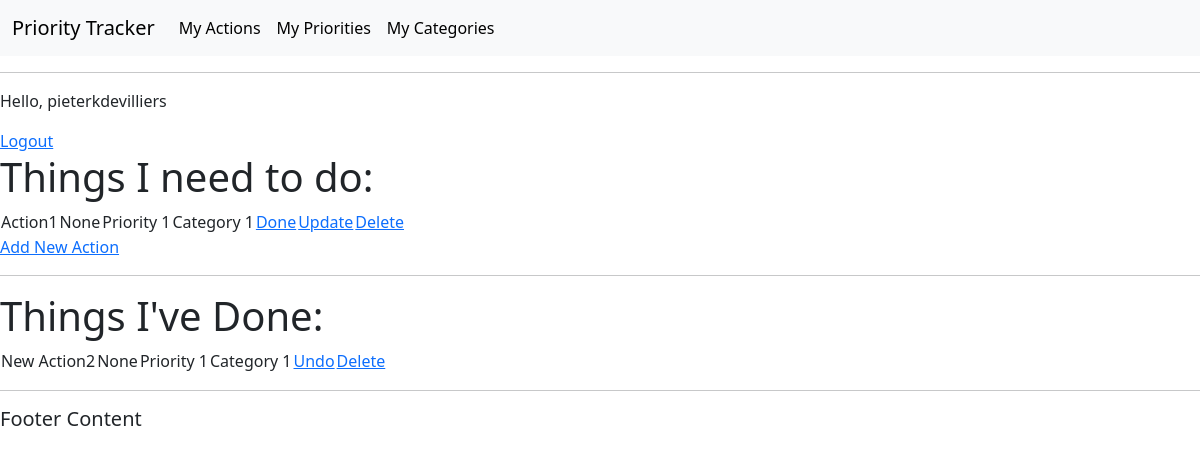
The app's page /actions/ (signed in) with its own data.
### actions/models.py (models this page shows, shortened)
class Action(models.Model):
    title = models.CharField(max_length=50, null=False, blank=False)
    trackedTime = models.DurationField(null=True, blank=True)
    doneStatus = models.BooleanField(null=False, blank=False, default=False)
    date = models.DateField(auto_now_add=True)
    category = models.ForeignKey(
        Category, on_delete=models.CASCADE, null=False, blank=False)
    priority = models.ForeignKey(
        Priority, on_delete=models.CASCADE, null=False, blank=False)
    user = models.ForeignKey(
        User, on_delete=models.CASCADE, related_name="action", null=True)

class Priority(models.Model):
    title = models.CharField(max_length=50, null=False, blank=False)
    description = models.CharField(max_length=150)
    activeStatus = models.BooleanField(null=False, blank=False, default=True)
    user = models.ForeignKey(
        User, on_delete=models.CASCADE, related_name="priorities", null=True)
    def __str__(self):
        return str(self.title)

class Category(models.Model):
    title = models.CharField(max_length=50, null=False, blank=False)
    description = models.CharField(max_length=150)
    user = models.ForeignKey(
        User, on_delete=models.CASCADE, related_name="categories", null=True)
    def __str__(self):
        return str(self.title)

### actions/views.py (the view)
# urls.py: path('actions/', views.get_action_list, name='get_action_list'),
@login_required(login_url='login')
def get_action_list(request):
    actions = Action.objects.all()
    context = {
        "actions": actions
    }
    return render(request, 'actions/action_list.html', context)

### actions/templates/actions/action_list.html
{% extends 'actions/main.html' %}
{% block content %}
<body>
    <p>Hello, {{request.user}}</p>
    <a href="{% url 'logout' %}">Logout</a>
    <h1>Things I need to do:</h1>
    <table>
        {% for action in user.action.all %}
        {% if action.doneStatus == False %}
            <tr>
                <td>{{ action.title }}</td>
                <td>{{ action.trackedTime }}</td>
                <td>{{ action.priority }}</td>
                <td>{{ action.category }}</td>
                <td><a href="{% url 'complete_action' action.id %}">Done</a></td>
                <td><a href="{% url 'update_action' action.id %}">Update</a></td>
                <td><a href="{% url 'delete_action' action.id %}">Delete</a></td>
            </tr>
        {% endif %}
        {% empty %}
        <tr><td>You have nothing to do.</td></tr>
        {% endfor %}
    </table>
    <a href="/add-action/">Add New Action</a>
    <hr>
    <h1>Things I've Done:</h1>
    <table>
        {% for action in user.action.all %}
        {% if action.doneStatus == True %}
            <tr>
                <td>{{ action.title }}</td>
                <td>{{ action.trackedTime }}</td>
                <td>{{ action.priority }}</td>
                <td>{{ action.category }}</td>
                <td><a href="{% url 'complete_action' action.id %}">Undo</a></td>
                <td><a href="{% url 'delete_action' action.id %}">Delete</a></td>
            </tr>
        {% endif %}
        {% empty %}
        <tr><td>You have nothing to do.</td></tr>
        {% endfor %}
    </table>
</body>
{% endblock %}

### records on screen
Action: title "Action1", trackedTime "None", priority "Priority 1", category "Category 1"
Action: title "New Action2", trackedTime "None", priority "Priority 1", category "Category 1"

### other values on screen
{{ request.user }} "pieterkdevilliers"
